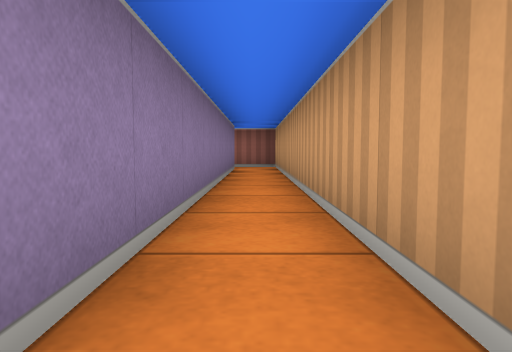
[1] (above)

16 first-person views from a walk through a cub3D maze. The camera is about half as high as the walls, tilts 4° down and sees 70° across. The floor is counted in squares. Each view is taken from the middle of a square. On the plan, view 1 faces up. The plan holds only what a view shows up to about 9 squares ahead; the rest is blank.

[2]
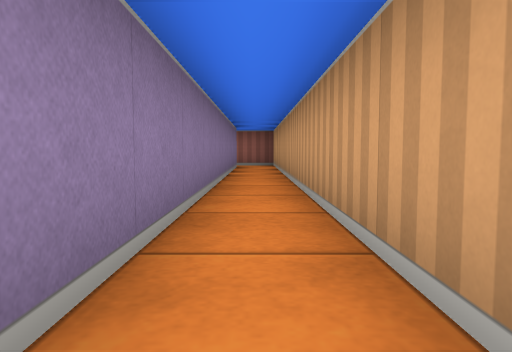

[3]
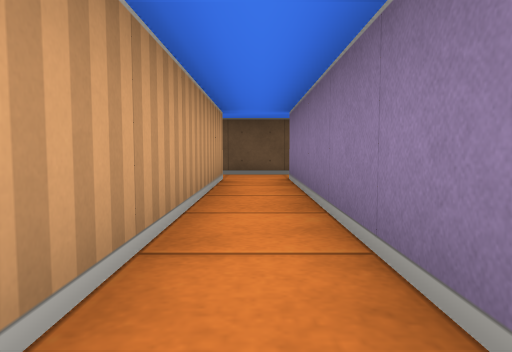

[4]
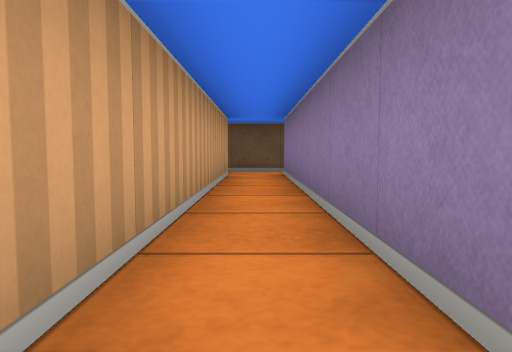

[5]
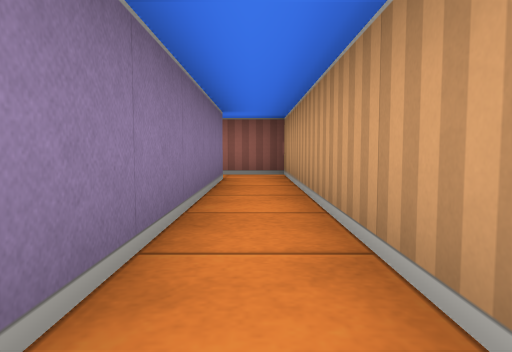

[6]
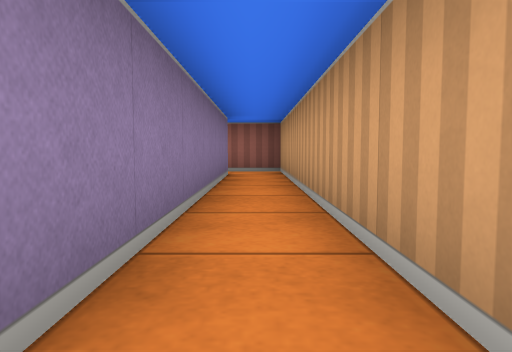

[7]
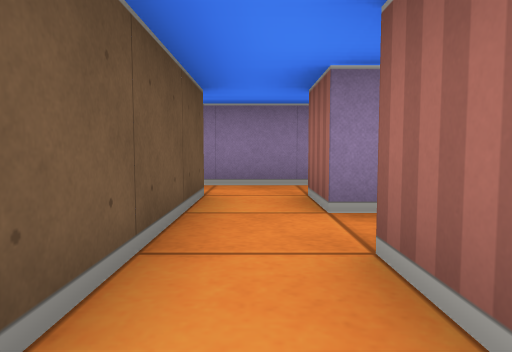

[8]
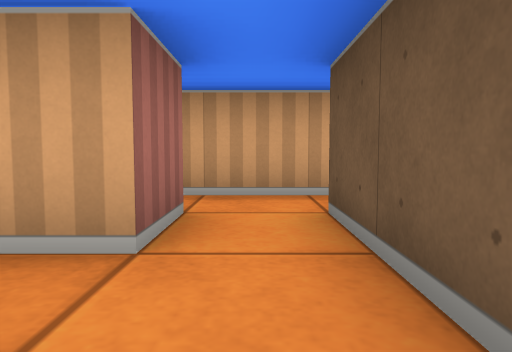

[9]
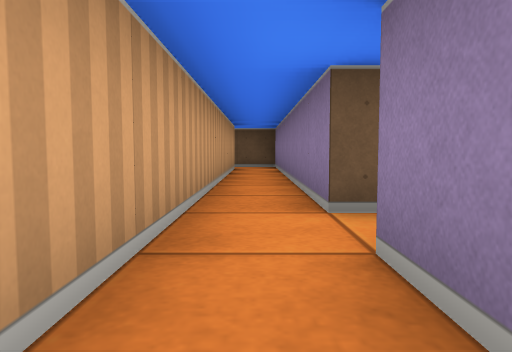

[10]
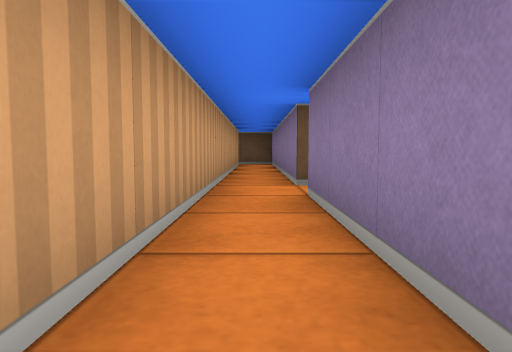

[11]
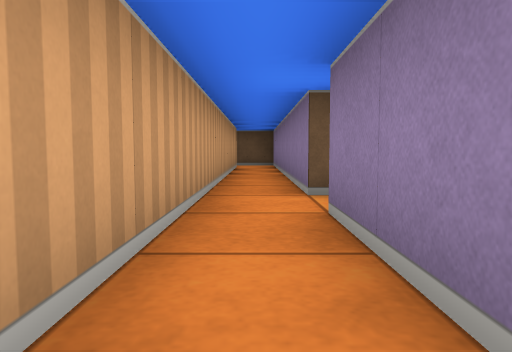

[12]
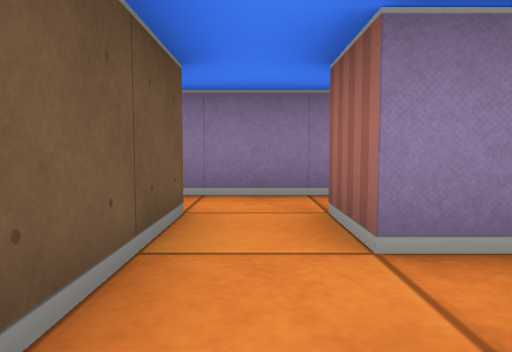

[13]
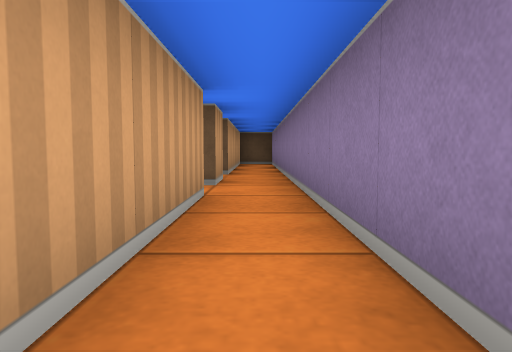

[14]
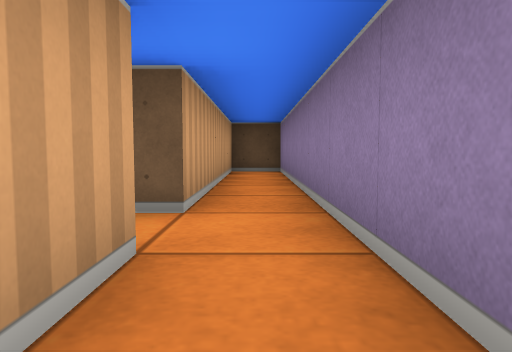

[15]
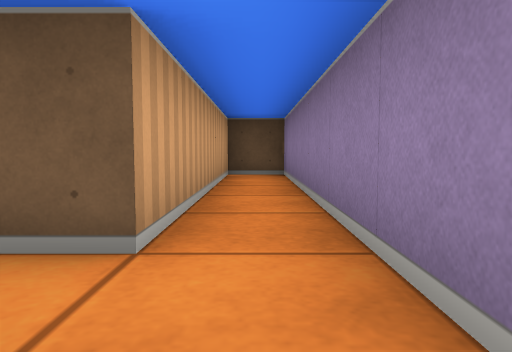

[16]
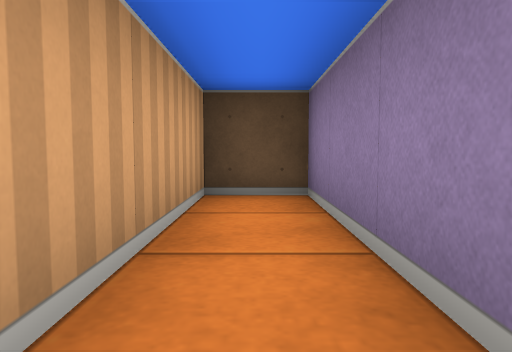

### Floor plan
Ten units are one square. View 1 is at (0, 0); x grows to the right and y downward. Boxes are objects, and circles mark ways between rooms. Rooms are numbered by the first view taken in them; rooms with no view inside come last. Other rooms are left out.
<svg viewBox="-30 -100 60 220">
<path fill="none" stroke="#000" d="M-5 -85 -5 35 -15 35M5 35 5 -95 -6 -95M-15 45 5 45M15 6 15 35 5 35M5 45 15 45 15 108M25 105 25 6M-25 6 -25 56M-15 35 -15 6M-15 55 -15 45M-25 56 -25 115 -15 115 -15 65"/>
<circle cx="10" cy="40" r="3" fill="#2a7"/>
<circle cx="-10" cy="40" r="3" fill="#2a7"/>
<circle cx="-20" cy="50" r="3" fill="#2a7"/>
<text x="0" y="-30">1</text>
<text x="20" y="-30">2</text>
<text x="-20" y="-60">3</text>
<text x="-20" y="80">4</text>
</svg>
Room 1 opens to room 2. Room 1 opens to room 3. Room 3 opens to room 4.

Where each view was taken, in squares from view 1:
view 1: 0 up, 0 right, facing up
view 2: 1 down, 0 right, facing up
view 3: 2 up, 0 right, facing down
view 4: 3 up, 0 right, facing down
view 5: 3 up, 0 right, facing up
view 6: 2 up, 0 right, facing up
view 7: 4 down, 2 right, facing left
view 8: 4 down, 1 left, facing right
view 9: 2 down, 2 right, facing down
view 10: 0 up, 2 right, facing down
view 11: 1 down, 2 right, facing down
view 12: 4 down, 1 right, facing left
view 13: 0 up, 2 left, facing down
view 14: 4 down, 2 left, facing down
view 15: 5 down, 2 left, facing down
view 16: 8 down, 2 left, facing down
